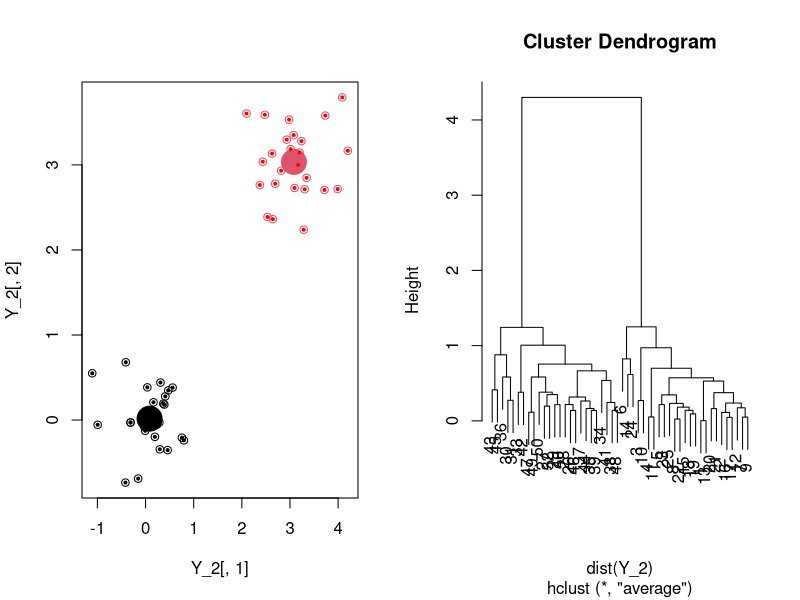
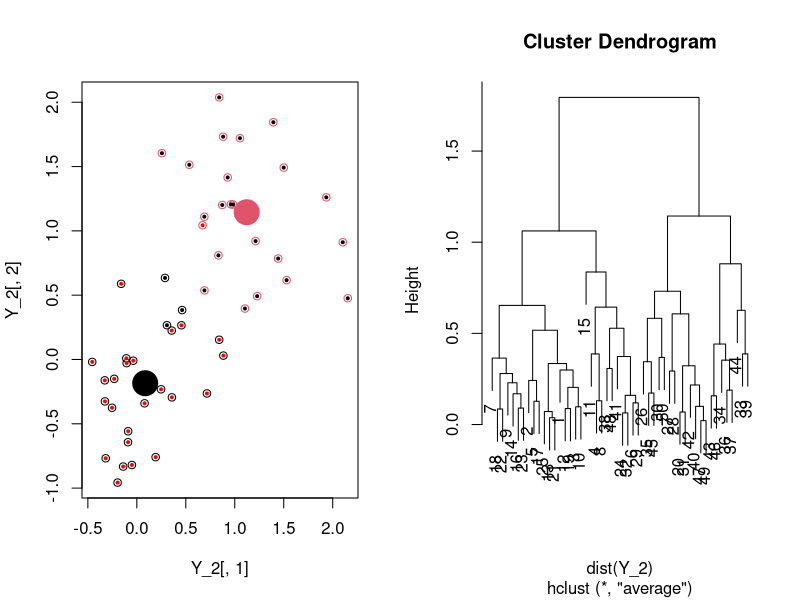
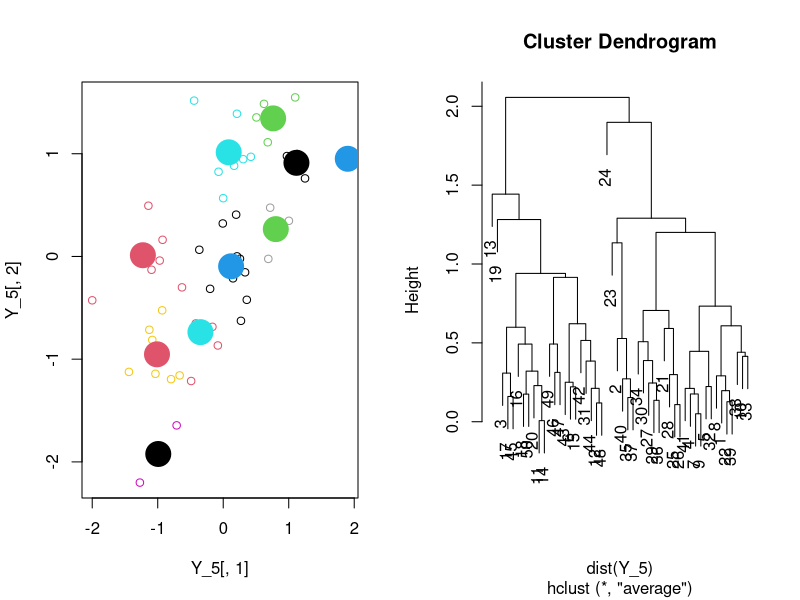
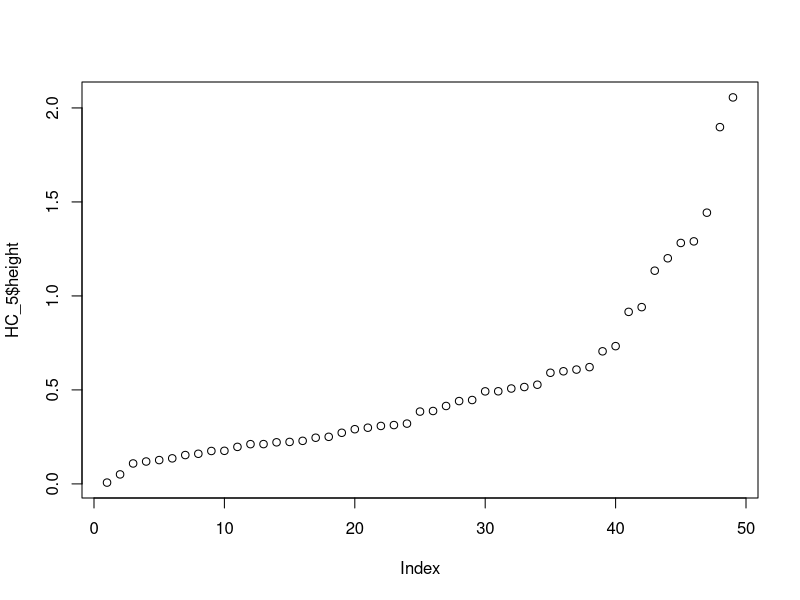
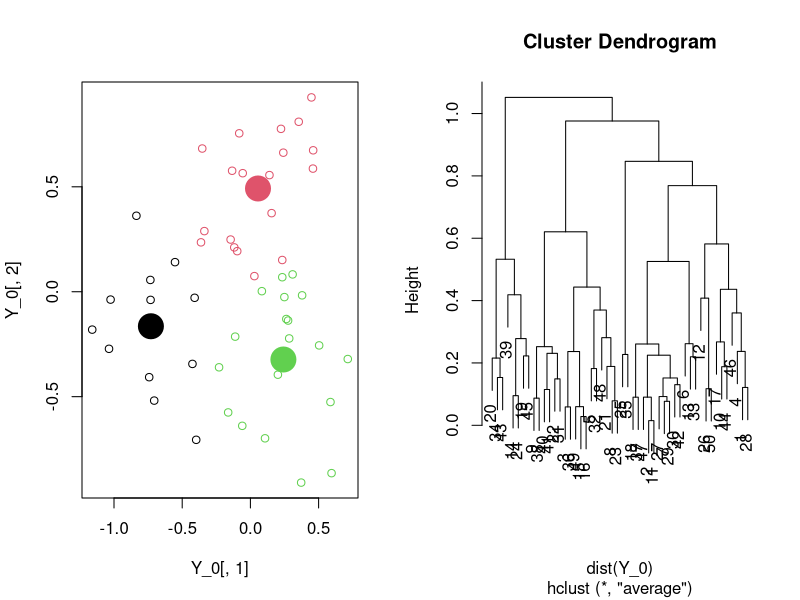
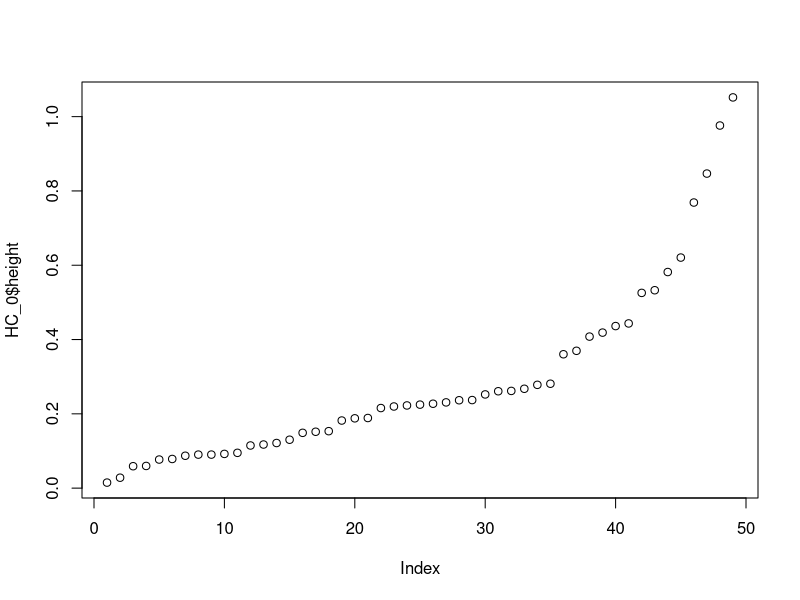

The R source for these figures, in order: (Note: this script raises an error after producing the figures.)
##
## Clustering some simulated data.
##

set.seed(1)

## Fake data with 2 clusters. Clear separation between the two clusters.
Y_2 = rbind(matrix(rnorm(25 * 2, 0, 0.5), nrow = 25), matrix(rnorm(25 * 2, 3, 0.5), 
                                                             nrow = 25))
KM_2 = kmeans(Y_2, 2)
HC_2 = hclust(dist(Y_2), "average")
?dist
par(mfrow = c(1, 2))
plot(Y_2[, 1], Y_2[, 2], col = KM_2$cluster)
points(KM_2$centers[, 1], KM_2$centers[, 2], col = 1:2, pch = 20, cex = 5)
points(Y_2[, 1], Y_2[, 2], col = c(rep("black", 25), rep("red", 25)), pch = 20, cex = 0.6)
plot(HC_2)

## Less separation. Now some overlap between the clusters.
Y_2 = rbind(matrix(rnorm(25 * 2, 0, 0.5), nrow = 25), 
            matrix(rnorm(25 * 2, 1, 0.5), nrow = 25))
KM_2 = kmeans(Y_2, 2)
HC_2 = hclust(dist(Y_2), "average")

par(mfrow = c(1, 2))
plot(Y_2[, 1], Y_2[, 2], col = KM_2$cluster)
points(KM_2$centers[, 1], KM_2$centers[, 2], col = 1:2, pch = 20, cex = 5)
points(Y_2[, 1], Y_2[, 2], col = c(rep("red", 25), rep("black", 25)), pch = 20, cex = 0.6)
plot(HC_2)

## Fake data with 5 clusters, little separation. Much harder to see clustering now. One 
## would be more likely to conclude that there are two clusters than five here (based on 
## the plot of merge heights and by visual inspection of the dendogram). If we choose two 
## clusters, it looks like most of the observations with means +/- 1 group together, and 
## most of the observations with mean +/- 0.5 group together.
Y_5 = rbind(matrix(rnorm(10 * 2, 0, 0.5), nrow = 10), 
            matrix(rnorm(10 * 2, 1, 0.5), nrow = 10), 
            matrix(rnorm(10 * 2, -1, 0.5), nrow = 10), 
            matrix(rnorm(10 * 2, -0.5, 0.5), nrow = 10), 
            matrix(rnorm(10 * 2, 0.5, 0.5), nrow = 10))
KM_5 = kmeans(Y_5, 10)
HC_5 = hclust(dist(Y_5), "average")
KM_5
par(mfrow = c(1, 2))
plot(Y_5[, 1], Y_5[, 2], col = KM_5$cluster)
points(KM_5$centers[, 1], KM_5$centers[, 2], col = 1:5, pch = 20, cex = 5)
plot(HC_5)

par(mfrow = c(1, 1))
plot(HC_5$height)

## Fake data with no clusters. A clustering algorithm will always return an "optimal" 
## assignment of observation to groups. That doesn't mean that the grouping is real. Here
## is an example where there is *no* grouping. There is no obvious place in the dendogram 
## where group separation jumps, and the plot of merge heights has no obvious "scree."
set.seed(101)
Y_0 = matrix(rnorm(50 * 2, 0, 0.5), nrow = 50)
KM_0 = kmeans(Y_0, 3)
HC_0 = hclust(dist(Y_0), "average")

par(mfrow = c(1, 2))
plot(Y_0[, 1], Y_0[, 2], col = KM_0$cluster)
points(KM_0$centers[, 1], KM_0$centers[, 2], col = 1:3, pch = 20, cex = 5)
plot(HC_0)

par(mfrow = c(1, 1))
plot(HC_0$height)


diag(solve(KM_5$tot.withinss)%*%KM_5$betweenss)

mclust()

install.packages("mclust")

library(mclust)

m = (mclustBIC(Y))

mod1 = Mclust(Y_5)
plot(mod1)
0


1953.54 + 578.26



store = c('A' , 'B' , 'C' ,'D')
psi = c( 1/16 , 2/16 , 3/16, 10/16)
t_i = rep(75,4)
t_psi_est = t_i / psi
#Expected value of t_psi
t_psi_avg = sum(psi * t_psi_est)
#300
var_t_psi = sum(psi * (t_psi_est - t_psi_avg)^2 )
#154488


((450000+70000+137000+30000+15000 + 60000 + 400000)*64)+ 15000000 + 8500000
